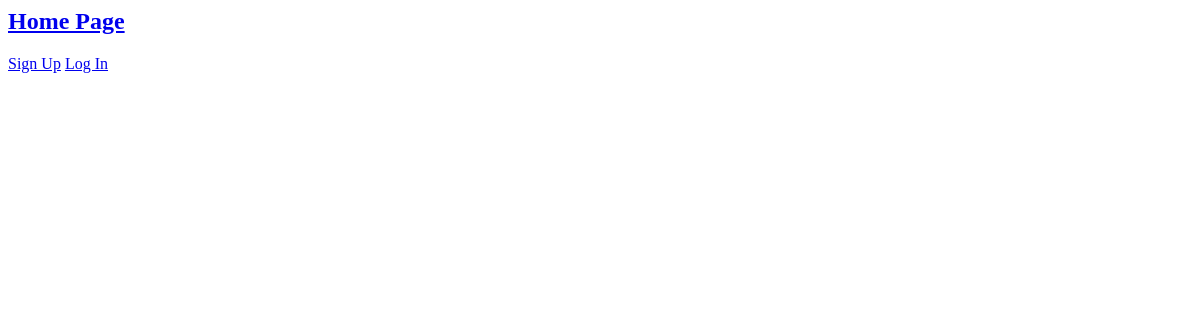
Page /dashboard on the earlier database version.
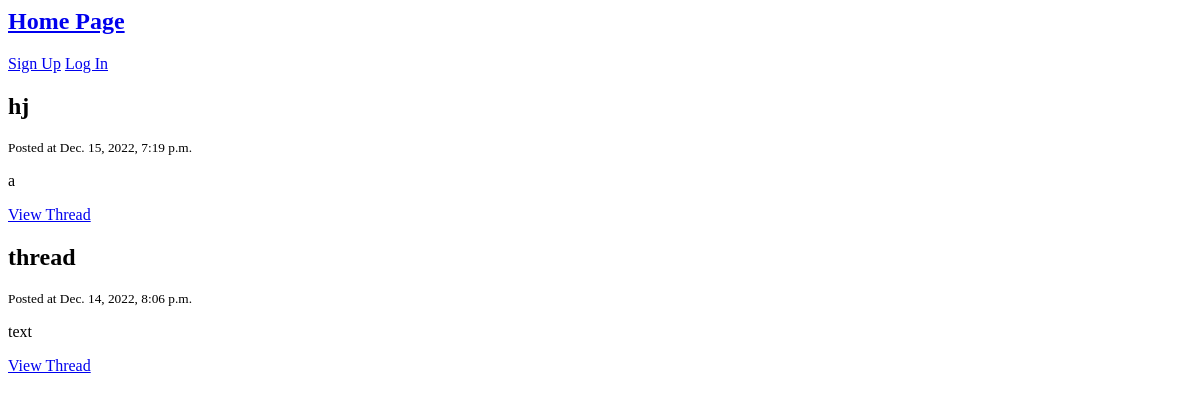
Same page on the later database version.
### PythonWebFrameworkExam/web/models.py (models this page shows)
class Thread(models.Model):
    thread_title = models.CharField(
        max_length=255,
        null=False,
        blank=False,
        verbose_name='Thread Name',
    )
    thread_text = models.TextField(
        blank=False,
        null=False,
    )
    date = models.DateTimeField(auto_now_add=True)
    class Meta:
        ordering = ['-date']

### PythonWebFrameworkExam/web/views.py (the view)
# urls.py: path('dashboard', views.dashboard_page, name='dashboard'),
def dashboard_page(request):
    threads = Thread.objects.all()
    return render(request, 'dashboard.html', {'threads': threads})

### templates/dashboard.html (shortened to what this page needs)
{% include 'navigation.html' %}
<body>
    <section class="section">
        <div class="container">
        {% for thread in threads %}
            <div class="thread block">
            <h2 class="title">{{ thread.thread_title }}</h2>
            <small>Posted at {{ thread.date }}</small>
            <p>{{ thread.thread_text }}</p>
            <a href="{% url 'thread_details' pk=thread.pk %}">View Thread</a>
            </div>
        {% endfor %}
        </div>
    </section>
</body>

### templates/navigation.html
<nav class="navbar">
    <h1>
        <a href="{% url 'home' %}" class="home">Home Page</a>
    </h1>
    {% if request.user.is_authenticated %}
    <p>Welcome {{ request.user.username }}</p>
    <a href="{% url 'logout' %}" class="logout">Log Out</a>
    {% else %}
    <a href="{% url 'register' %}" class="register">Sign Up</a>
    <a href="{% url 'login' %}" class="login">Log In</a>
    {% endif %}
</nav>

Differences in the rows shown:
added Thread: thread_title "hj", date "Dec. 15, 2022, 7:19 p.m.", thread_text "a"
added Thread: thread_title "thread", date "Dec. 14, 2022, 8:06 p.m.", thread_text "text"
